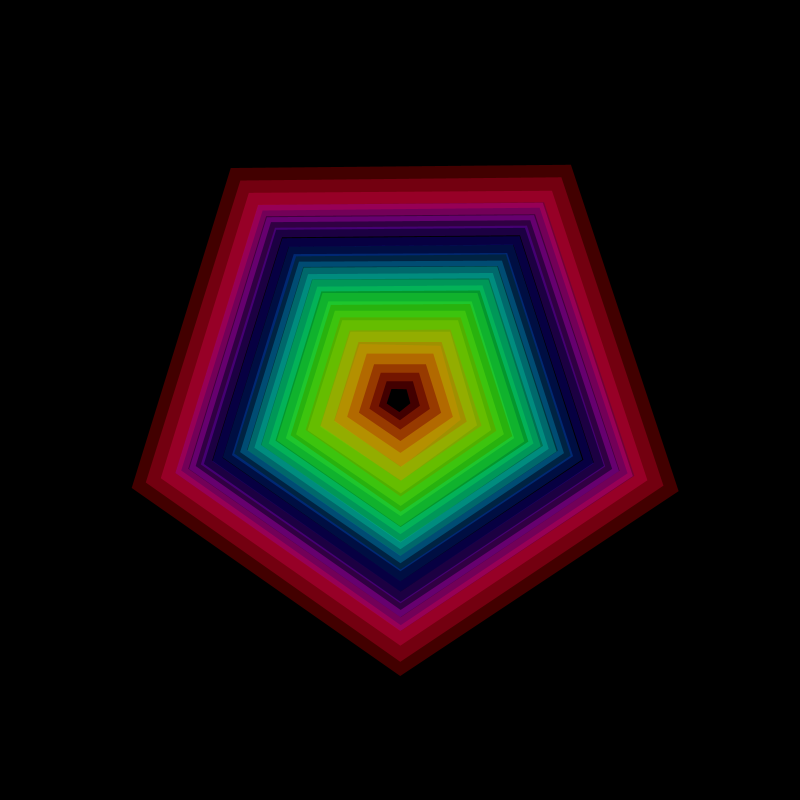
Frame 1 (no input)
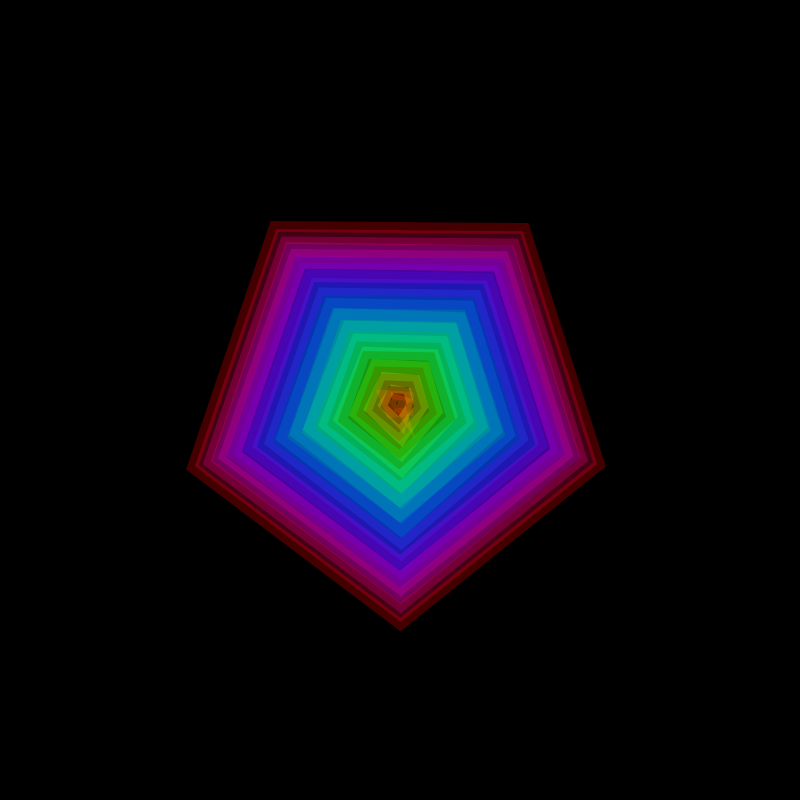
Frame 60 (the mouse pressed at the canvas centre just before this capture)
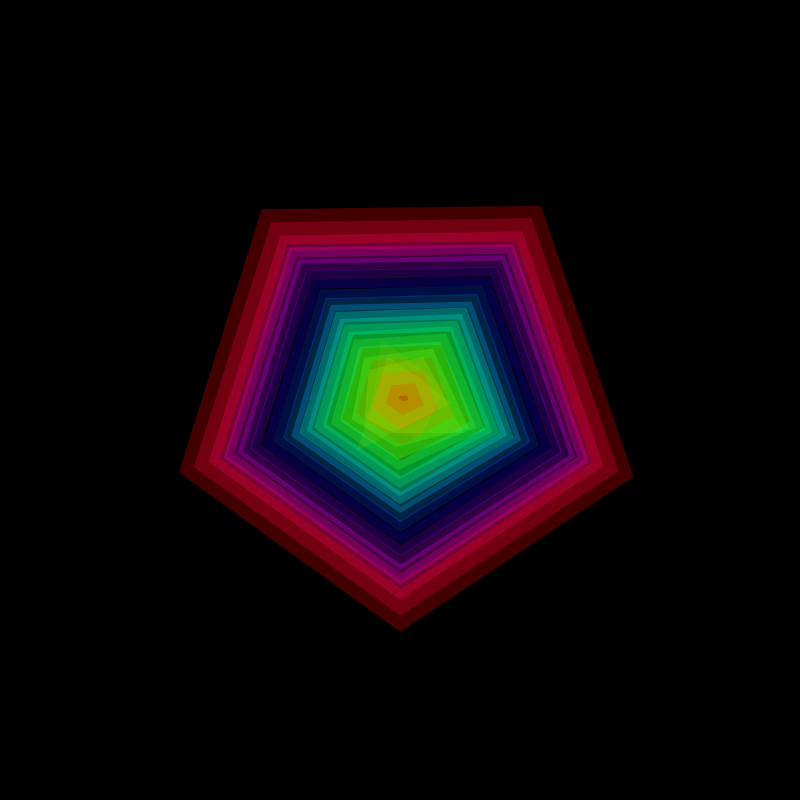
Frame 120 (the mouse held since frame 60 and released just before this capture)

The Processing sketch that drew these frames (run headless with seeded random() and noise(); from frame 60 on, the mouse is pressed at the canvas centre):

// Processing sketch: sketch_190723a
// ── sketch_190723a.pde
float deg;
float rad;
float pingPong;
float sw;
float s;
float rot;
float num;

void setup() {
  size(800, 800);
  colorMode(HSB);
}


void draw() {
  background(0);
  noFill();
  num = 20.0;
  //用i让每一次正弦波的弧度都不一样
  for (int i=1; i<=num; i++) {  //i=圈的个数
    //stroke(noise(i)*255,noise(i+20)*255,noise(i+40)*255,100);
    deg = (millis()+136*i)/8.0;  //第一个参数：调整一个循环的大小；第二个参数：调整速度的大小
    rad = radians(deg);
    pingPong = sin(rad);
    //不同节奏的来回往复用在笔触上
    sw = map(pingPong, -1.0, 1.0, 8.6, 53.4);//第3,4个参数：调整单个环的笔触大小
    strokeWeight(sw);
    //s = map(pingPong, -1.0, 1.0, 0.0, 255.0);
    s = map(i, 1, num, 0.0, 255.0);
    stroke(s, 255, 255, 66);//带一点透明

    drawDancingPolygon(width/2, height/2, i*12, 5);

    //pushMatrix();
    //translate(width/2, height/2);
    //rotate(radians(s));
    //drawDancingPolygon(width/2,height/2,i*11, 5);
    //popMatrix();
  }
}


//cx,cy: 多边形的中心坐标 r:多边形大小 count:多边形个数
void drawDancingPolygon(int cx, int cy, 
  float r, int count) {
  float unit;
  float mr;
  float x;
  float y;
  pushMatrix();
  translate(cx, cy);
  //rotate(radians(millis()/12.4));
  beginShape();
  for (int i=1; i <=count; i++) {
    unit = 360/count;
    mr = r+map(sin(radians((millis()+46*i)/3.4)),-1,1,-30,30); 
    x = mr*sin(radians(unit*i));
    y = mr*cos(radians(unit*i));
    vertex(x, y);
  }
  endShape(CLOSE);
  popMatrix();
}


void drawPolygon1(float r, int count) {
  beginShape();
  for (int i=1; i <=count; i++) {
    float unit = 360/count;
    float mr = r+map(sin(radians(millis()/3.4+461*i)),-1,1,-30,30); 
    float x = mr*sin(radians(unit*i));
    float y = mr*cos(radians(unit*i));
    vertex(x, y);
  }
  endShape(CLOSE);
}
